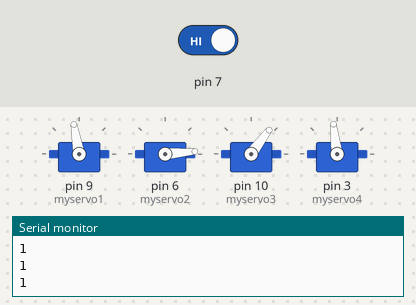
Recording of a sketch running on a simulated Arduino Uno, built with avr-gcc and run on an emulated ATmega328P. On the bench: 4 × servo, the last lines printed to the serial monitor. The test bench sets the inputs (shaded band); at power-on: pin 7 HIGH.

Above: at 3.85 s.
3.9 s: pin 7 driven LOW
At 4.5 s:
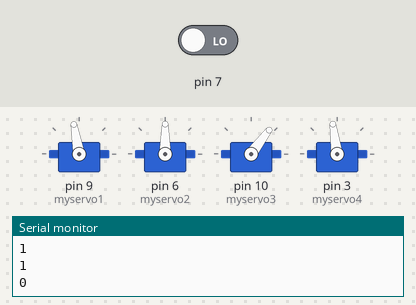
9.4 s: pin 7 driven HIGH
At 12.2 s:
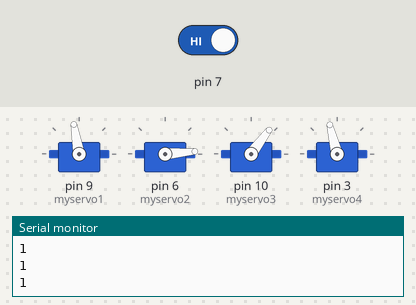
12.4 s: pin 7 driven LOW
At 17.6 s:
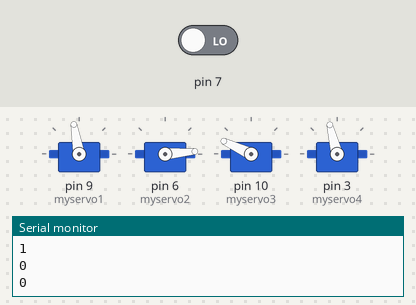
Timing chart, 0 to 24.4 s (numbered marks = the images above; inputs shaded):
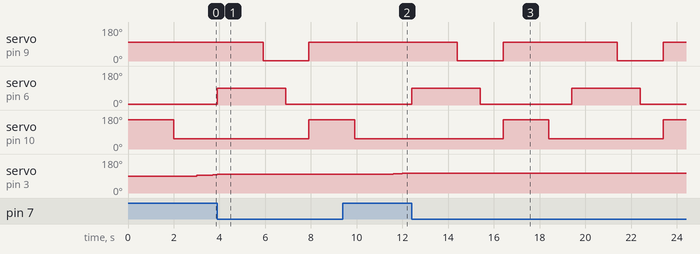

Measured:
- after the input at 3.9 s, servo on pin 9 (myservo1): 100° → 2° after 2.0 s, → 100° 2.0 s later; servo on pin 6 (myservo2): 5° → 90° at once, → 5° 3.0 s later; servo on pin 10 (myservo3): 53° → 155° after 4.0 s; servo on pin 3 (myservo4): goes on until 3.9 s, then stays 98°
- after the input at 9.4 s, servo on pin 6 (myservo2): stays 5° (without the input it goes to 90° after 1.5 s); servo on pin 3 (myservo4): moves from 98° to 104° over 0.70 s, starting after 1.9 s
- after the input at 12.4 s, servo on pin 9 (myservo1): alternates 100° for 5.0 s and 2° for 2.0 s, starting after 2.0 s; servo on pin 6 (myservo2): alternates 90° for 3.0 s and 5° for 4.0 s, starting at once

The sketch:

Definitiu.ino
```cpp
#include <Servo.h>
Servo myservo1;
Servo myservo2;
Servo myservo3;
Servo myservo4;
unsigned long now;
int pos = 90;
int increment = 1;


void setup() {
  // put your setup code here, to run once:
  Serial.begin(9600);

  myservo1.attach(9);  // attaches the servo on pin 9 to the servo object
  myservo2.attach(6);
  myservo3.attach(10);
  myservo4.attach(3);

  myservo1.write(2);
  myservo2.write(5);
  myservo3.write(53);
  myservo4.write(pos);

  pinMode(7, INPUT);
}


void loop() {

  // put your main code here, to run repeatedly:

  int a = digitalRead(7);
  Serial.println(a);

  int b = myservo1.read();
  //Serial.println(now);
  int c = myservo3.read();


  if (millis() % 100 == 0) {
    myservo4.write(pos);
    pos = pos + increment;
    if (pos > 170) {
      increment = -increment;
    }
    if (pos < 10) {
      increment = -increment;
    }
  }


  if (b == 2 && c == 53) {
    myservo1.write(100);
    myservo3.write(155);
    delay(2000);
    myservo3.write(53);
    delay(1000);
    now = millis();
  }


  if (millis() - now > 30000 ) {
    // ok. 7 seconds elapsed
    myservo1.write(5);
    delay(5000);
  }


  if (b > 95 && a == 0    && c == 53) {
    //    myservo4.write(random(10, 170));
    //    delay(1000);
    myservo2.write(90);
    delay(2000);
    myservo1.write(2);               ///
    delay(1000);
    myservo2.write(5);
    delay(1000);///
  }


}
```
